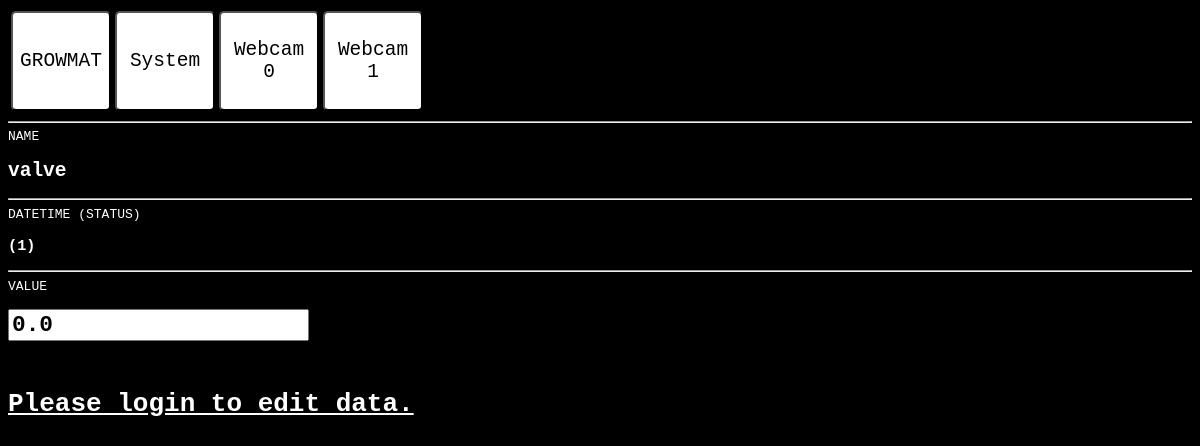
/w/detail/0/53/, run on the app's committed database.
### growmat/w/models.py (models this page shows, shortened)
class Instrument(models.Model):
	cNT = 1<<0
	cIV = 1<<1
	cA  = 1<<2
	cW  = 1<<3
	INSTRUMENT_TYPE = (
					(10, 'SYSTEM'),
					(0,  'MODBUS'),
     				(20, 'SCRIPT'),
                    (30, 'BTSPP2FILE'),
                    (40, 'RC'),
                    (50, 'GROWMATUTILS'),
	)
	INSTRUMENT_INDEX = (
					(0, '0'),
     				(1, '1'),
         			(2, '2'),
    			    (3, '3'),
    				(4, '4'),
    				(5, '5'),
     				(6, '6'),
         			(7, '7'),
    			    (8, '8'),
    				(9, '9'),
	)
	DATA_TYPE = (
					(0, 'int'),
     				(1, 'float'),
	)
	priority = models.FloatField(default=0, blank=True)
	manual = models.BooleanField(default=False, blank=True)
	address = models.IntegerField(default=0)
	type = models.IntegerField(choices=INSTRUMENT_TYPE, default=0)
	index = models.IntegerField(default=0)
	output = models.BooleanField(default = False, blank=True)
	datatype = models.IntegerField(choices=DATA_TYPE, default=0)
	name = models.CharField(default='NEW',  max_length=256)
	value = models.FloatField(default=0)
	status = models.IntegerField(default=1)
	datetime = models.DateTimeField(null=True, blank=True)

### growmat/w/views.py (the view, shortened to what this page needs)
# urls.py: url(r'^detail/(?P<page>[0-9]+)/(?P<pk>[0-9]+)/$', views.detail, name='detail'),
def detail(request, page=0, pk=None):
    instrument = Instrument.objects.get(pk=pk)
    form = InstrumentForm(instance = instrument)
    context = RequestContext(request, {
        'instrument': instrument,
        'form':form,
        'page': page })
    return render(request, 'w/detail.html', context)

### growmat/w/models.py
class InstrumentForm(ModelForm):
    class Meta:
        model = Instrument
        fields = ['priority', 'manual', 'address', 'type', 'index', 'output', 'datatype','name', 'value', 'status', 'datetime']

### growmat/w/templates/w/detail.html (shortened to what this page needs)
{% load staticfiles %}
<html>
	<head>
		<link rel="stylesheet" type="text/css" href="{% static 'w/style.css' %}">
    </head>
<body>
<table>
<tr>
<td>
<a href="{% url 'w:index' page %}"><button class="label">GROWMAT</button></a>
</td>
<td>
<a href="{% url 'w:instrument' %}"><button class="label">System</button></a>
</td>
<td>
<a href="{% url 'w:webcam' 0 %}"><button class="label">Webcam<br>0</button></a>
</td>
<td>
<a href="{% url 'w:webcam' 1 %}"><button class="label">Webcam<br>1</button></a>
</td>
</tr>
</table>
<hr>
	<form action="" method="post">{% csrf_token %}
	NAME <h2>{{ instrument.name }}</h2>
	<hr>
	DATETIME (STATUS) <h3>{{ instrument.datetime|date:"D d M Y" }} {{ instrument.datetime|time:"H:i:s" }} ({{ instrument.status }}) </h3>
	<hr>
	VALUE
			<h3>
				{{ form.value }}
			</h3>&nbsp;
  <table>
			 {% if not user.is_authenticated %}
				<h1><a href="{% url 'w:login' %}">Please login to edit data.</a></h1>
			{% endif %}
  			</table>
		</form>
	</body>
</html>

### growmat/static/w/style.css (style rules this page uses)
body { background-color: black; color: white; font-family: Monospace; }
html, body { //width=100%; //overflow-x: hidden; //overflow-y: hidden; }
input[type="number"] { font-family: Monospace; font-size: 1.5em }
a { color: white; }
button { height: 100px; width: 100px; font-family: Monospace; border-radius: 5px; //font-face: Tahoma; //font-size: 1.2em }
button.label { background: white; font-size: 1.5em }
tr a { width:100%; display:block; color: black; text-decoration: none; }
td a { width:100%; display:block; color: black; text-decoration: none; }
input { font-weight: bold; font-size:large; }

### data on the page
Instrument: name "valve", status "1", value "0.0"
